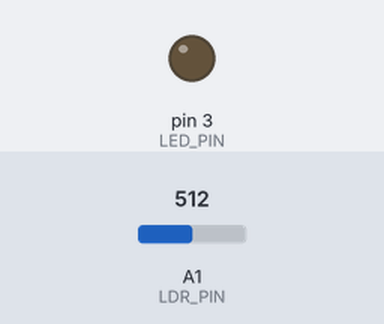
Simulated run of this sketch. Board: Arduino Uno, built with avr-gcc and run on an emulated ATmega328P. Parts: output pins drawn as LEDs (lit = HIGH). Inputs (shaded band) come from the test bench; at power-on: A1 (LDR_PIN) = 512.

Above: at 1.2 s.
1.3 s: A1 (LDR_PIN) set to 108
2.8 s: A1 (LDR_PIN) set to 91
At 3.2 s:
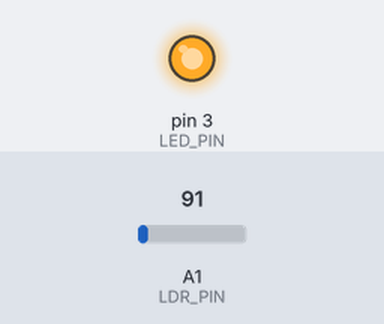
4.3 s: A1 (LDR_PIN) set to 110
At 5.5 s:
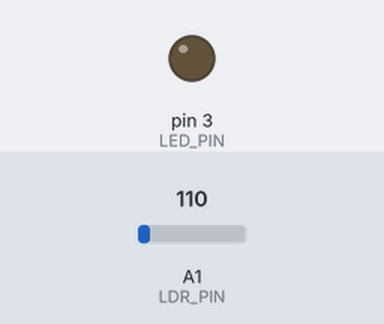
5.8 s: A1 (LDR_PIN) set to 90
At 6.7 s:
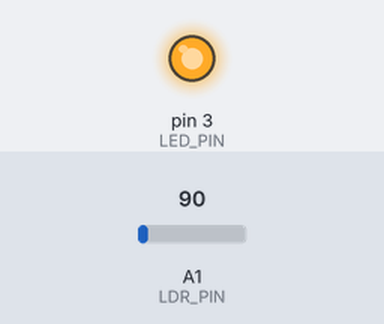
Timing chart, 0 to 8.3 s (numbered marks = the images above; inputs shaded):
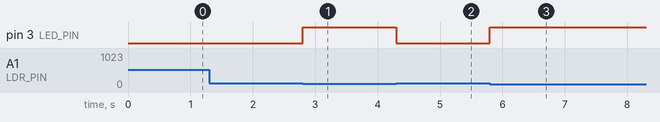

Measured:
- the behaviour switches between 100 and 99 on A1 (LDR_PIN) (found by bisection; images 0 and 1)
- after the input at 1.3 s, every drawn part: stays the same
- after the input at 2.8 s, pin 3 (LED_PIN): LOW → HIGH at once
- after the input at 4.3 s, pin 3 (LED_PIN): HIGH → LOW at once
- after the input at 5.8 s, pin 3 (LED_PIN): LOW → HIGH at once

The sketch:

readbyte.ino
```cpp
#define LED_PIN 3
#define LDR_PIN A1
#define THRESHOLD 100 //IN DARKER ENVIRONMENT, HIGHER THRESHOLS (IN BOX -> 150, light off room -> 120)
#define BOX_THRESHOLD 120
#define INDOOR_THRESHOLD 100
#define SAMPLING_TIME 5

/*********************/
/***   global var  ***/
/*********************/
bool led_state = false;
bool previous_state = true;
bool current_state = true;
char buff[64];
char nl = '\n';
int threshold = INDOOR_THRESHOLD;


/*****************************************************************************/
/***************************        main        ******************************/
/*****************************************************************************/
void setup()
{
  // put your setup code here, to run once:
  pinMode(LED_PIN, OUTPUT);
  Serial.begin(9600);
  //change_threshold(BOX_THRESHOLD);
  change_threshold(INDOOR_THRESHOLD);
}

void loop()
{
  // put your main code here, to run repeatedly:
  digitalWrite(LED_PIN, get_ldr());
  current_state = get_ldr();
  if(!current_state && previous_state)
  {
    sprintf(buff, "%c", get_byte());
    Serial.print(buff);
  }
  digitalWrite(LED_PIN, current_state);
  previous_state = current_state;
}

void  change_threshold(int ENV) { threshold = ENV; }

bool get_ldr()
{
  bool val = analogRead(LDR_PIN) < threshold ? true : false;
  digitalWrite(LED_PIN, val);
  return val;
  //int voltage = analogRead(LDR_PIN);
  //return voltage  > THRESHOLD ? 8 : 0;
}

char get_byte()
{
  char data_byte = 0;
  delay(SAMPLING_TIME * 1.5); //1.5 work well checked.
  for(int i = 0; i < 8; i++)
  {
    data_byte = data_byte | (char)get_ldr() << i;
    delay(SAMPLING_TIME);
  }
  return data_byte;
}
```
